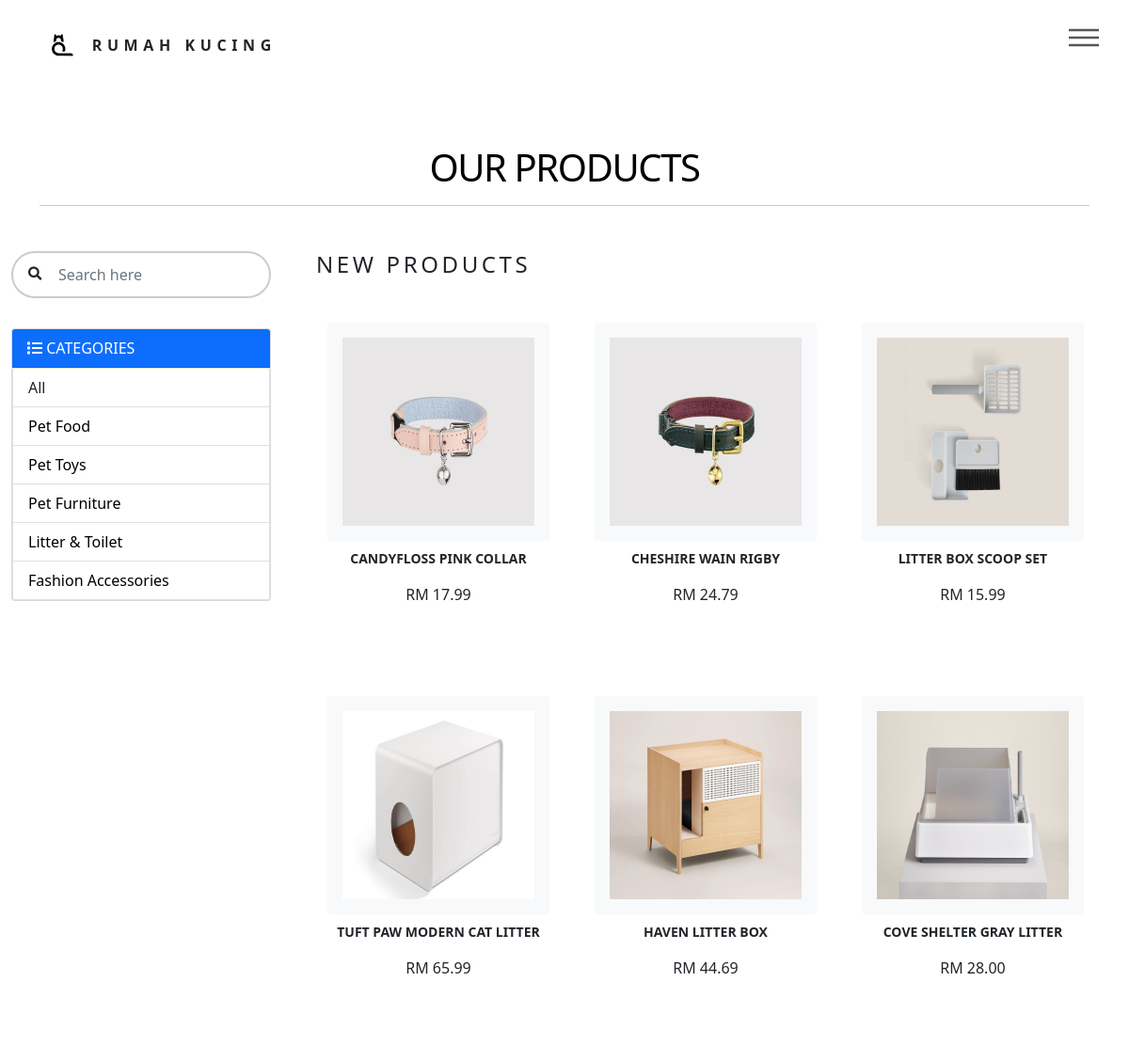
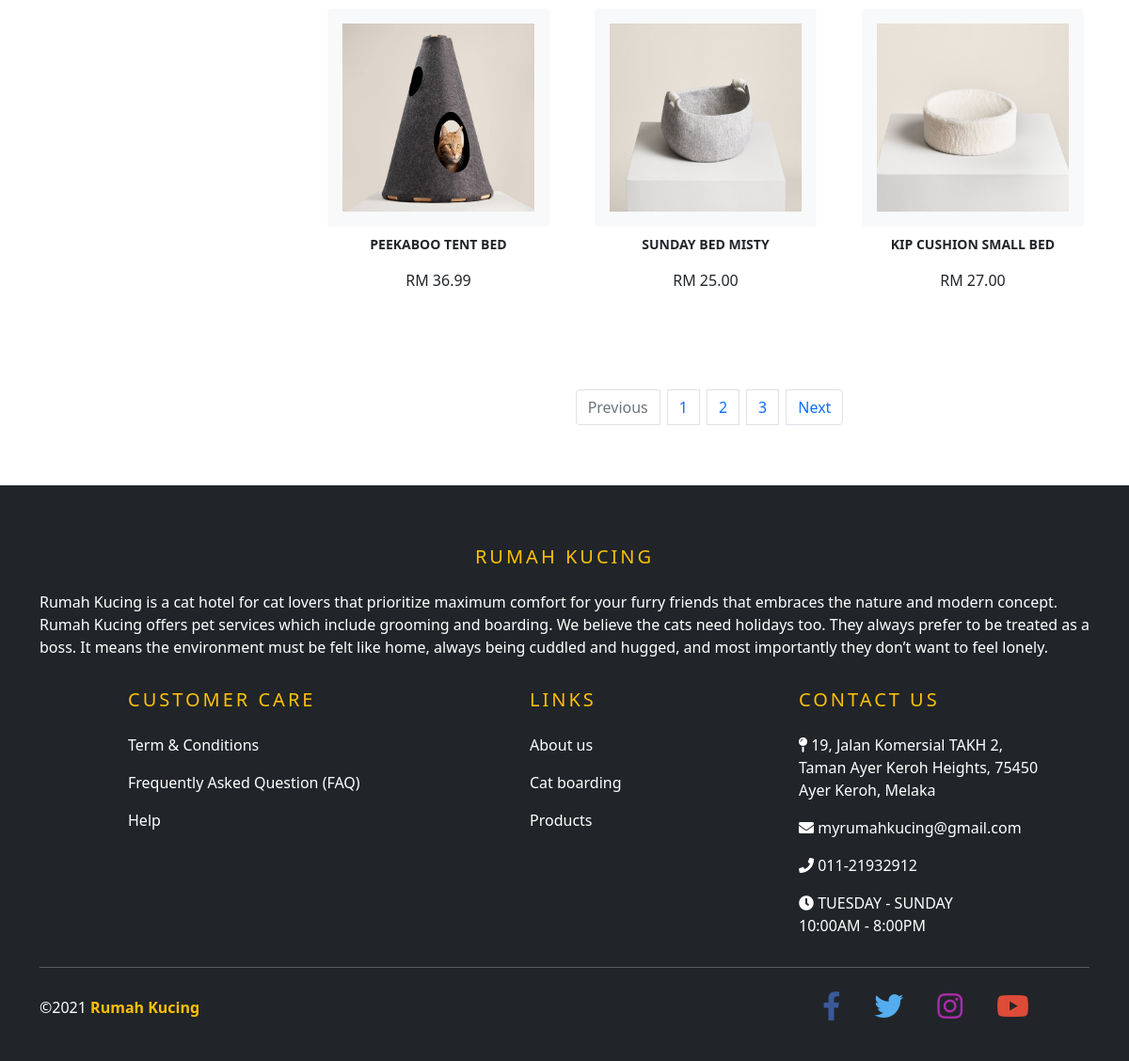
The page /customer/products.php on the database its author committed (2 pictures, top to bottom).
### tables this page shows
CREATE TABLE `categories` (
  `Category_ID` int(11) NOT NULL,
  `Category_Name` varchar(255) NOT NULL
);

CREATE TABLE `product` (
  `Prod_ID` int(10) NOT NULL,
  `Category_ID` int(11) NOT NULL,
  `Prod_Name` varchar(255) NOT NULL,
  `Prod_Price` decimal(5,2) NOT NULL,
  `Prod_Status` varchar(255) NOT NULL,
  `Prod_Images` varchar(255) NOT NULL
);

### customer/products.php (the view, shortened to what this page needs)
<?php
include '../customer/header.php';
?>
<link rel="stylesheet" href="../assets/css/productstyle.css">
<div class="main">
  <div class="inner">
    <h1 class="text-center mt-5" style="color: black;">OUR PRODUCTS</h1>
  </div>
  <div class="container">
    <hr>
  </div>
  <div class="container-fluid mt-5">
    <div class="row mt-5">
      <div class="col-3">
        <div class="search">
          <form method="POST" class="form-inline">
            <div class="search-wrapper">
              <span class="fas fa-search" type="button" id="btn-search"></span>
              <input type="text" class="form-control" id="search" placeholder="Search here">
            </div>
          </form>
        </div>
        <div class="card bg-light mb-3">
            <div class="card-header bg-primary text-white text-uppercase"><i class="fa fa-list"></i> Categories</div>
            <ul class="list-group category_block">
              <li class="list-group-item"><a onclick="resetSearch()">All</a></li>
              <?php
              $category_query = "SELECT * FROM categories";
            	$run_query = mysqli_query($conn, $category_query);
            	if(mysqli_num_rows($run_query) > 0){
            		while($row = mysqli_fetch_array($run_query)){
            			$catid = $row["Category_ID"];
            			$catname = $row["Category_Name"];
                  echo "<li class='list-group-item' id='get_category' value='$catid'><a class='click_cat' data-id='$catname'>$catname</a></li>";
            		}
            	}
              ?>
            </ul>
        </div>
      </div>
      <div class="col">
        <div class="row">
          <section class="products">
            <div class="container">
              <div class="row" id="allProduct">
                <h4>New products</h4>
                <?php
                $prodquery = "SELECT * FROM product WHERE Prod_Status = 'Available' ORDER BY Prod_ID DESC LIMIT 9";
                $prodresult = mysqli_query($conn, $prodquery);
                while ($row = mysqli_fetch_array($prodresult)) {
                ?>
                <div class="col-lg-4 text-center mt-3 p-4">
                  <div class="card border-0 bg-light mb-2">
                    <div class="card-body">
                      <img src="<?php echo $row['Prod_Images']; ?>" class="img-fluid" style="height: 200px;">
                    </div>
                  </div>
                  <form action="../include/cart.php?id=<?php echo $row['Prod_ID']; ?>" method="POST">
                    <div class="title">
                      <p><?php echo $row['Prod_Name']; ?></p>
                    </div>
                    <p>RM <?php echo $row['Prod_Price']; ?></p>
                  </form>
                </div>
                <?php
                }
                ?>
              </div>
            </div>
          </section>
        </div>
        <div class="col-12 mt-5" id="pagination_number">
          <nav aria-label="Page navigation example">
            <ul class="pagination justify-content-center">
              <li class="page-item disabled">
                <a class="page-link" href="#" tabindex="-1" aria-disabled="true">Previous</a>
              </li>
              <li class="page-item"><a class="page-link" href="#">1</a></li>
              <li class="page-item"><a class="page-link" href="#">2</a></li>
              <li class="page-item"><a class="page-link" href="#">3</a></li>
              <li class="page-item">
                <a class="page-link" href="#">Next</a>
              </li>
            </ul>
          </nav>
        </div>
      </div>
    </div>
  </div>
</div>
<?php
include '../customer/footer.php';
?>

### assets/css/style.css (style rules this page uses)
header, menu, nav, { margin: 0; padding: 0; border: 0; font-size: 100%; font: inherit; vertical-align: baseline; }
header, menu, nav, { display: block; }
body { line-height: 1; }
ol, ul { list-style: none; }
body { -webkit-text-size-adjust: none; }
input, select, textarea { -moz-appearance: none; -webkit-appearance: none; -ms-appearance: none; appearance: none; }
body { -ms-overflow-style: scrollbar; }
html { box-sizing: border-box; }
*, *:before, *:after { box-sizing: inherit; }
body { background: #ffffff; }
body, input, select, textarea { color: #585858; font-family: "Source Sans Pro", Helvetica, sans-serif; font-size: 16pt; font-weight: 300; line-height: 1.75; }
@media screen and (max-width: 1680px) { body, input, select, textarea { font-size: 14pt; } }
@media screen and (max-width: 1280px) { body, input, select, textarea { font-size: 12pt; } }
a { -moz-transition: border-bottom-color 0.2s ease, color 0.2s ease; -webkit-transition: border-bottom-color 0.2s ease, color 0.2s ease; -ms-transition: border-bottom-color 0.2s ease, color 0.2s ease; transition: border-bottom-color 0.2s ease, color 0.2s ease; text-decoration: none; color: #585858; }
em, i { font-style: italic; }
p { margin: 0 0 2em 0; }
h1 { font-size: 2.75em; font-weight: 700; line-height: 1.3; margin: 0 0 1em 0; letter-spacing: -0.035em; }
h2, h3, h4, h5, h6 { font-weight: 900; line-height: 1.5; margin: 0 0 2em 0; text-transform: uppercase; letter-spacing: 0.15em; }
h4 { font-size: 0.8em; }
hr { border: 0; border-bottom: solid 1px #c9c9c9; margin: 2em 0; }
@media screen and (max-width: 1680px) { .row { display: flex; flex-wrap: wrap; box-sizing: border-box; align-items: stretch; } }
@media screen and (max-width: 1680px) { .row > * { box-sizing: border-box; } }
@media screen and (max-width: 1680px) { .row { margin-top: 0; margin-left: -2em; } }
@media screen and (max-width: 1680px) { .row > * { padding: 0 0 0 2em; } }
@media screen and (max-width: 1280px) { .row { display: flex; flex-wrap: wrap; box-sizing: border-box; align-items: stretch; } }
@media screen and (max-width: 1280px) { .row > * { box-sizing: border-box; } }
@media screen and (max-width: 1280px) { .row { margin-top: 0; margin-left: -2em; } }
@media screen and (max-width: 1280px) { .row > * { padding: 0 0 0 2em; } }
ul { list-style: disc; margin: 0 0 2em 0; padding-left: 1em; }
ul li { padding-left: 0.5em; }
form { margin: 0 0 2em 0; overflow-x: hidden; }
form > :last-child { margin-bottom: 0; }
input[type="text"], input[type="password"], input[type="email"], input[type="tel"], select, textarea { -moz-appearance: none; -webkit-appearance: none; -ms-appearance: none; appearance: none; background-color: transparent; border: none; border-radius: 0; border-bottom: solid 1px #c9c9c9; color: inherit; display: block; outline: 0; padding: 0; text-decoration: none; width: 100%; }
input[type="text"], input[type="password"], input[type="email"], select { height: 3em; }
#wrapper > * > .inner { width: 100%; margin: 0 auto; padding: 0 2.5em; }

### assets/css/productstyle.css (style rules this page uses)
.category_block a { text-decoration: none; }
.category_block li a { color: #000000; cursor: pointer; }
.search-wrapper { border: 2px solid #ccc; border-radius: 30px; height: 50px; width: auto; display: flex; align-items: center; overflow-x: hidden; }
.search-wrapper span { display: inline-block; padding: 0rem 1rem; font-size: 0.9rem; }
.search-wrapper input { height: 100%; padding: .1rem; border: none; outline: none; }
.title p { font-size: 14px; font-weight: bold; text-transform: uppercase; }

### rows shown on the page
categories: $catid 1 (drawn), Category_Name "Pet Food"
categories: $catid 2 (drawn), Category_Name "Pet Toys"
categories: $catid 3 (drawn), Category_Name "Pet Furniture"
categories: $catid 4 (drawn), Category_Name "Litter & Toilet"
categories: $catid 5 (drawn), Category_Name "Fashion Accessories"
product: Prod_Images (picture), Prod_Name "CANDYFLOSS PINK COLLAR", Prod_Price "17.99"
product: Prod_Images (picture), Prod_Name "CHESHIRE WAIN RIGBY", Prod_Price "24.79"
product: Prod_Images (picture), Prod_Name "LITTER BOX SCOOP SET", Prod_Price "15.99"
product: Prod_Images (picture), Prod_Name "TUFT PAW MODERN CAT LITTER", Prod_Price "65.99"
product: Prod_Images (picture), Prod_Name "HAVEN LITTER BOX", Prod_Price "44.69"
product: Prod_Images (picture), Prod_Name "COVE SHELTER GRAY LITTER", Prod_Price "28.00"
product: Prod_Images (picture), Prod_Name "PEEKABOO TENT BED", Prod_Price "36.99"
product: Prod_Images (picture), Prod_Name "SUNDAY BED MISTY", Prod_Price "25.00"
product: Prod_Images (picture), Prod_Name "KIP CUSHION SMALL BED", Prod_Price "27.00"
